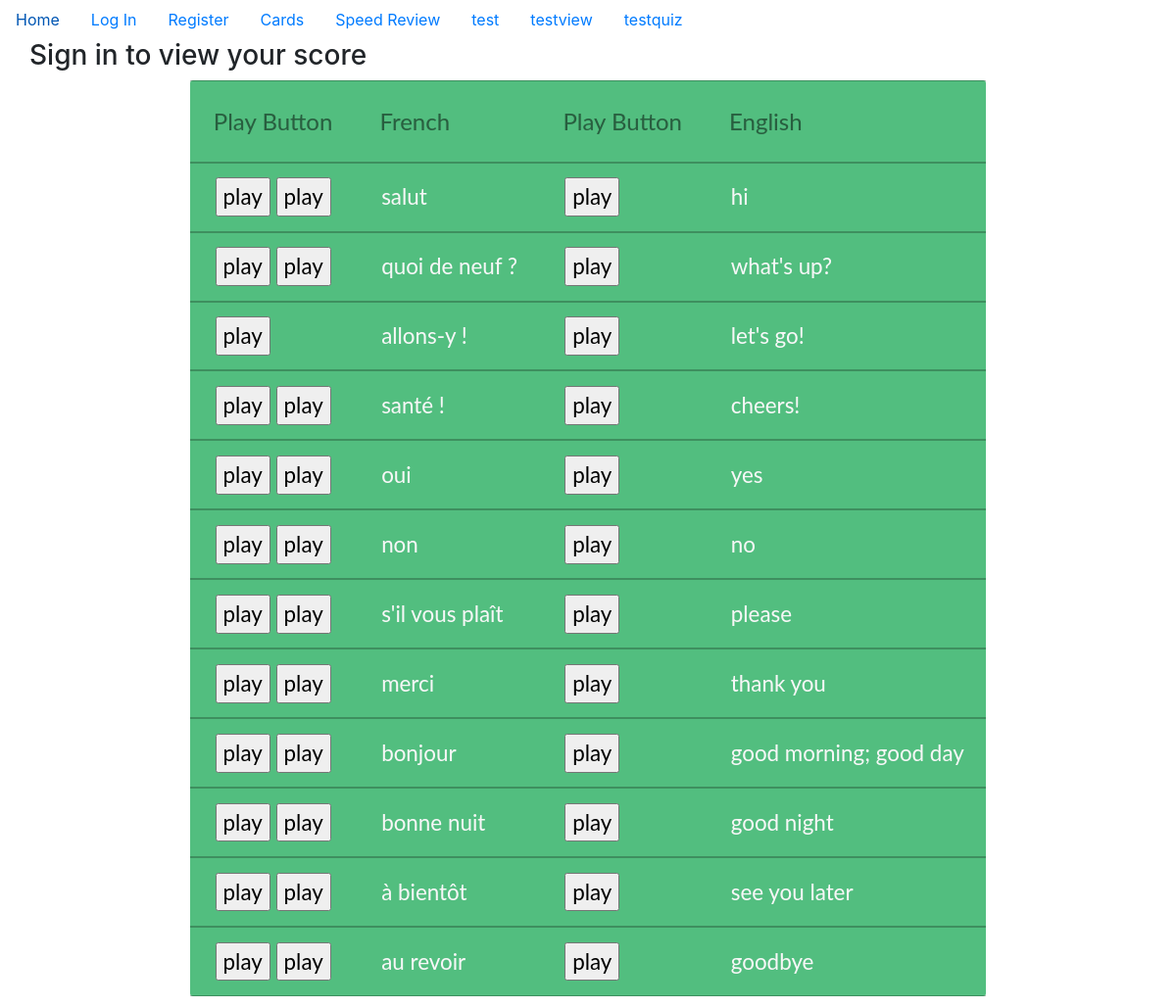
/card/view_all, run on the app's committed database.
### prota/models.py (models this page shows, shortened)
class Card(db.Model):
    __tablename__ = 'cards'
    id = db.Column(db.Integer,primary_key=True)
    fr = db.Column(db.Text)
    eng = db.Column(db.Text)
    fr_snd = db.Column(db.Text)
    eng_snd = db.Column(db.Text)

### prota/card/views.py (the view)
@card_blueprint.route('view_all',methods=['GET','POST'])
def view_all():
    userid = request.args.get('userid', None)
    cardscore = db.session.query(Card, Score).join(Card).filter(userid == Score.userid)
    cards = Card.query.all()
    for item in cardscore:
        if item[0] in cards:
            cards.pop(cards.index(item[0]))
    return render_template('view_all.html',cards=cards,cardscore=cardscore)

### prota/card/templates/card/view_all.html (shortened to what this page needs)
{% extends "base.html" %}
{% block content %}
<head>
    <link rel="stylesheet" href="{{ url_for('static', filename='css/cards/view_all.css') }}">
</head>
    {% if current_user.is_authenticated %}
        <div class="container">
        <div class="row">
        <div class="col"></div>
        <div class="col-md-6">
        <table class="flat-table flat-table-1">
          <tr>
            <th>Play Button</th>
            <th>French</th>
            <th>Play Button</th>
            <th>English</th>
            <th>Score</th>
          </tr>
          {% for card in cardscore %}
              <tr>
            <td>
            {% for line in card[0].fr_snd.split(',')  %}
            <input type="button" class="button" value="play" onclick="play('../{{line}}')">
            {% endfor %}
            </td>
            <td>{{card[0].fr}}</td>
            <td><input type="button" class="button" value="play" onclick="play('../{{card[0].eng_snd}}')"></td>
            <td>{{card[0].eng}}</td>
            <td>{{card[1].score}}</td>
              </tr>
          {% endfor %}
        </table>
        <table class="flat-table flat-table-2">
          {% for card in cards %}
          <tr>
            <td>
            {% for line in card.fr_snd.split(',')  %}
            <input type="button" class="button" value="play" onclick="play('../{{line}}')">
            {% endfor %}
            </td>
            <td>{{card.fr}}</td>
            <td><input type="button" class="button" value="play" onclick="play('../{{card.eng_snd}}')"></td>
            <td>{{card.eng}}</td>
            <td>Not seen yet</td>
          </tr>
          {% endfor %}
        </table>
        </div>
        <div class="col">
        </div>
        </div>
        </div>
    {% else %}
        <div class="container">
            <div class="row"><h3>Sign in to view your score</h3></div>
        <div class="row">
        <div class="col"></div>
        <table class="flat-table flat-table-3">
            <tr>
            <th>Play Button</th>
            <th>French</th>
            <th>Play Button</th>
            <th>English</th>
          </tr>
          {% for card in cards %}
          <tr>
            <td>
            {% for line in card.fr_snd.split(',')  %}
            <input type="button" class="button" value="play" onclick="play('../{{line}}')">
            {% endfor %}
            </td>
            <td>{{card.fr}}</td>
            <td><input type="button" class="button" value="play" onclick="play('../{{card.eng_snd}}')"></td>
            <td>{{card.eng}}</td>
          </tr>
          {% endfor %}
        </table>
        <div class="col"></div>
        </div>
        </div>
    {% endif %}
{% endblock %}

### prota/templates/base.html (shortened to what this page needs)
<!DOCTYPE html>
<html>
  <head>
    <link rel="stylesheet" href="https://maxcdn.bootstrapcdn.com/bootstrap/4.0.0/css/bootstrap.min.css">
      <link rel="stylesheet" href="https://stackpath.bootstrapcdn.com/bootstrap/4.3.1/css/bootstrap.min.css">
  </head>
  <body>
  <ul class="nav">
  <li class="nav-item">
    <a class="nav-link" href="{{ url_for('index') }}">Home</a>
  </li>
    {% if current_user.is_authenticated %}
    <li class="nav-link"><a href="{{ url_for('users.logout') }}">Log Out</a></li>
    {% else %}
    <li class="nav-link"><a href="{{ url_for('users.login') }}">Log In</a></li>
    <li class="nav-link"><a href="{{ url_for('users.register') }}">Register</a></li>
    {% endif %}
    <li class="nav-link"><a href="{{ url_for('card.view_all', userid=current_user.id) }}">Cards</a></li>
  <li class="nav-link"><a href="{{ url_for('speedreview.game') }}">Speed Review</a></li>
    <li class="nav-link"><a href="{{ url_for('test') }}">test</a></li>
    <li class="nav-link"><a href="{{ url_for('testview') }}">testview</a></li>
    <li class="nav-link"><a href="{{ url_for('testquiz') }}">testquiz</a></li>
</ul>
{% block content %}
{% endblock %}
  </body>
</html>

### prota/static/css/cards/view_all.css (style rules this page uses)
.flat-table { margin-bottom: 20px; border-collapse:collapse; font-family: 'Lato', Calibri, Arial, sans-serif; border: none; border-radius: 3px; -webkit-border-radius: 3px; -moz-border-radius: 3px; }
.flat-table th, .flat-table td { box-shadow: inset 0 -1px rgba(0,0,0,0.25), inset 0 1px rgba(0,0,0,0.25); }
.flat-table th { font-weight: normal; -webkit-font-smoothing: antialiased; padding: 1em; color: rgba(0,0,0,0.45); text-shadow: 0 0 1px rgba(0,0,0,0.1); font-size: 1.5em; }
.flat-table td { color: #f7f7f7; padding: 0.7em 1em 0.7em 1.15em; text-shadow: 0 0 1px rgba(255,255,255,0.1); font-size: 1.4em; }
.flat-table tr { -webkit-transition: background 0.3s, box-shadow 0.3s; -moz-transition: background 0.3s, box-shadow 0.3s; transition: background 0.3s, box-shadow 0.3s; }
.flat-table-3 { background: #52be7f; }

### data on the page
Card: fr "salut", eng "hi"
Card: fr "quoi de neuf ?", eng "what's up?"
Card: fr "allons-y !", eng "let's go!"
Card: fr "santé !", eng "cheers!"
Card: fr "oui", eng "yes"
Card: fr "non", eng "no"
Card: fr "s'il vous plaît", eng "please"
Card: fr "merci", eng "thank you"
Card: fr "bonjour", eng "good morning; good day"
Card: fr "bonne nuit", eng "good night"
Card: fr "à bientôt", eng "see you later"
Card: fr "au revoir", eng "goodbye"
